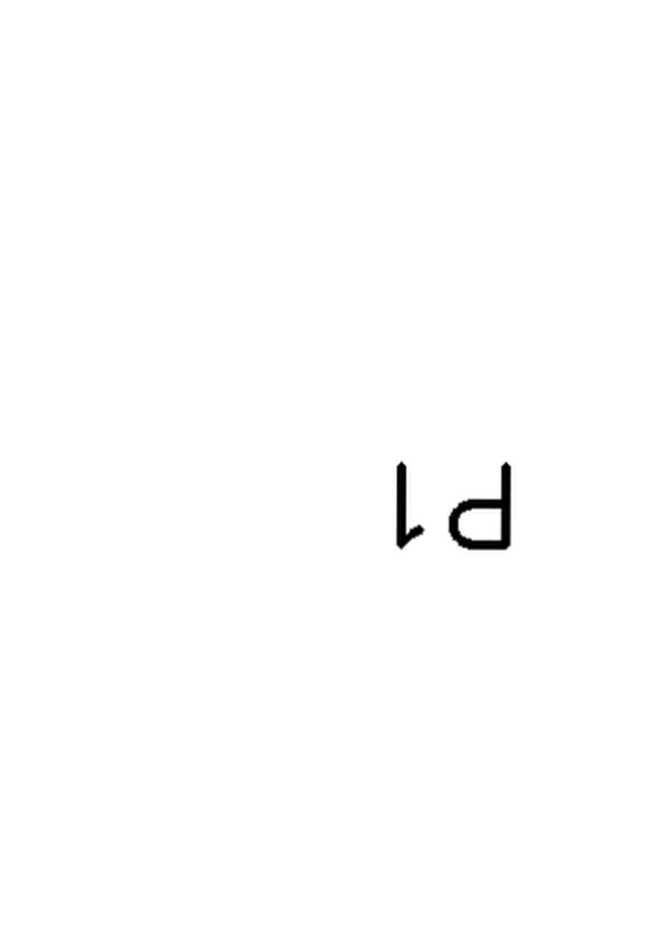
#> input picture paper_to_pdf/tests/goldens/page_00.png, 1311 x 1860 px (shown at 1/2 size)
$ python check_book_detection.py tests/goldens
#> lines starting #> are read from the running program, lines starting #| are printed output that depends on the picture; after the words box and inside, x2 and y2 are one past the last pixel; in counts of white or black regions, pixels touching at a corner belong together
### paper_to_pdf/page_detector.py
"""
page_detector.py
================
黒背景上の書籍スキャンに最適化された、境界検出・向き補正・ページ分割モジュール。
"""

from __future__ import annotations

import logging
import cv2
import numpy as np

logger = logging.getLogger(__name__)

# ──────────────────────────────────────────────
# 座標・透視変換
# ──────────────────────────────────────────────

def order_points(pts: np.ndarray) -> np.ndarray:
    """4点を [左上, 右上, 右下, 左下] の順に整列する。

    アルゴリズム:
        x+y が最小の点 = 左上、最大 = 右下
        y-x が最小の点 = 右上（大x・小y）、最大 = 左下（小x・大y）
    同じ点が複数コーナーに割り当てられた場合は重心からの角度で再整列する。
    """
    pts = pts.reshape(4, 2).astype("float32")
    s    = pts.sum(axis=1)           # x + y
    diff = pts[:, 1] - pts[:, 0]    # y - x

    idx_tl = np.argmin(s)
    idx_br = np.argmax(s)
    idx_tr = np.argmin(diff)
    idx_bl = np.argmax(diff)

    # 4点が重複なく選ばれているか確認（縮退四角形などへの防御）
    if len({idx_tl, idx_br, idx_tr, idx_bl}) == 4:
        return np.array([pts[idx_tl], pts[idx_tr], pts[idx_br], pts[idx_bl]], dtype="float32")

    # 縮退ケース: 重心からの角度でソートして時計回りに整列
    center = pts.mean(axis=0)
    angles = np.arctan2(pts[:, 1] - center[1], pts[:, 0] - center[0])
    order  = np.argsort(angles)   # 反時計回り (-π → π)
    pts_ccw = pts[order]
    # sum 最小点を左上に回転させる
    s_ccw   = pts_ccw.sum(axis=1)
    start   = int(np.argmin(s_ccw))
    pts_ccw = np.roll(pts_ccw, -start, axis=0)
    # 反時計回り [tl, bl, br, tr] → [tl, tr, br, bl] に変換
    tl, bl, br, tr = pts_ccw
    return np.array([tl, tr, br, bl], dtype="float32")

# [10 lines left out: function get_perspective_matrices, not called in this run]

def four_point_transform(image: np.ndarray, pts: np.ndarray) -> np.ndarray:
    M, _, bw, bh = get_perspective_matrices(pts)
    return cv2.warpPerspective(image, M, (bw, bh))

# ──────────────────────────────────────────────
# 境界検出 (黒背景・エッジマージン最適化)
# ──────────────────────────────────────────────

def detect_page_contour(image: np.ndarray, sensitivity: str = "medium") -> np.ndarray | None:
    """画像の端を無視し、内側の白い書籍領域を正確に抽出する。"""
    h, w = image.shape[:2]
    scale = 800.0 / max(h, w)
    small = cv2.resize(image, (int(w * scale), int(h * scale)))
    gray = cv2.cvtColor(small, cv2.COLOR_BGR2GRAY)

    # 1. 【重要】外周マージンの黒塗り
    # 画像の端 5% 範囲を強制的に背景とする。
    # 「もっと画像の隅から離れた範囲で探す」ための物理的制限。
    h_s, w_s = gray.shape
    m_h, m_w = int(h_s * 0.05), int(w_s * 0.05)
    cv2.rectangle(gray, (0, 0), (w_s, m_h), 0, -1)           # Top
    cv2.rectangle(gray, (0, h_s - m_h), (w_s, h_s), 0, -1)   # Bottom
    cv2.rectangle(gray, (0, 0), (m_w, h_s), 0, -1)           # Left
    cv2.rectangle(gray, (w_s - m_w, 0), (w_s, h_s), 0, -1)   # Right

    # 2. 強力なぼかしと厳格な二値化
    blur = cv2.GaussianBlur(gray, (11, 11), 0)
    # 大津の手法に加え、輝度 70 未満を背景として強制カット
    _, thresh_otsu = cv2.threshold(blur, 0, 255, cv2.THRESH_BINARY + cv2.THRESH_OTSU)
    _, thresh_fixed = cv2.threshold(blur, 70, 255, cv2.THRESH_BINARY)
    thresh = cv2.bitwise_and(thresh_otsu, thresh_fixed)

    # 3. クロージング処理で穴を埋める
    kernel = cv2.getStructuringElement(cv2.MORPH_RECT, (21, 21))
    mask = cv2.morphologyEx(thresh, cv2.MORPH_CLOSE, kernel, iterations=2)

    # 4. 輪郭抽出
    contours, _ = cv2.findContours(mask, cv2.RETR_EXTERNAL, cv2.CHAIN_APPROX_SIMPLE)
    if not contours:
        return None

    # 5. 中心に近く、面積が十分な輪郭を選択
    img_center = np.array([w_s / 2, h_s / 2])
    best_cnt = None
    max_score = -1

    for cnt in contours:
        area = cv2.contourArea(cnt)
        if area < (h_s * w_s * 0.15):
            continue

        # 中心のモーメントを計算
        # m00 は contourArea と同値であり、面積フィルタを通過した輪郭では通常ゼロにならない。
        # ただし浮動小数点実装の差異で稀に発生し得るため、ゼロ除算を防ぐ。
        M = cv2.moments(cnt)
        if M['m00'] <= 1e-6:  # pragma: no cover
            logger.warning("cv2.moments で m00 がゼロになりました (area=%.1f)。輪郭をスキップします。", area)
            continue
        cx = int(M['m10'] / M['m00'])
        cy = int(M['m01'] / M['m00'])
        if not (0 <= cx < w_s and 0 <= cy < h_s):  # pragma: no cover
            continue

        # スコア = 面積 / 中心からの距離 (中心に近い大きな島を優先)
        dist = np.linalg.norm(np.array([cx, cy]) - img_center)
        score = area / (1.0 + dist)

        if score > max_score:
            max_score = score
            best_cnt = cnt

    if best_cnt is None:
        return None

    # 6. 凸包から四隅の頂点を抽出
    hull = cv2.convexHull(best_cnt).reshape(-1, 2)
    s = hull.sum(axis=1)
    diff = np.diff(hull, axis=1)

    tl = hull[np.argmin(s)]
    br = hull[np.argmax(s)]
    tr = hull[np.argmin(diff)]
    bl = hull[np.argmax(diff)]

    pts = np.array([tl, tr, br, bl], dtype="float32")

    # 7. セーフティ・インセット (0.2% だけ追い込む — 大きすぎると文字見切れ)
    center = np.mean(pts, axis=0)
    for i in range(4):
        pts[i] = center + (pts[i] - center) * 0.998

    return (pts / scale).astype("float32")

# ──────────────────────────────────────────────
# 向き・綴じ目・順序
# ──────────────────────────────────────────────

# [170 lines left out: functions correct_orientation_robust, _seam_strategy_blank_page, _seam_strategy_bright_gap, _seam_strategy_brightness_min, find_center_seam, detect_writing_direction and 2 more, not called in this run]

### paper_to_pdf/check_book_detection.py
#!/usr/bin/env python3
"""
check_book_detection.py
=======================
書籍エリア抜き出し能力を評価するスクリプト。

各入力画像に対して 5 段階の検出手法を個別に試し、
どの手法が成功したか・検出エリアの品質を可視化・定量評価する。

使い方:
  python3 check_book_detection.py <input_folder> [--out-dir DIR]
"""

from __future__ import annotations

import argparse
import logging
import sys
from pathlib import Path

import cv2
import numpy as np

# page_detector の公開関数をインポート
from page_detector import (
    detect_page_contour,
    order_points,
    four_point_transform,
    trim_page_border,
)

logging.basicConfig(level=logging.INFO, format="%(message)s")
logger = logging.getLogger(__name__)

def _is_valid_quad(pts: np.ndarray | None, img_shape: tuple) -> bool:
    """検出クォッドが有効かどうかを簡易検証する。"""
    if pts is None or pts.shape != (4, 2):
        return False
    area_ratio = _quad_area_ratio(pts, img_shape)
    rect = _quad_rectangularity(pts)
    return 0.10 <= area_ratio <= 0.998 and rect >= 0.7


METHODS = [
    ("low",    lambda img: detect_page_contour(img, sensitivity="low")),
    ("medium", lambda img: detect_page_contour(img, sensitivity="medium")),
    ("high",   lambda img: detect_page_contour(img, sensitivity="high")),
]

# 各手法の表示色 (BGR)
METHOD_COLORS = {
    "low":    (0,   255, 128),   # 黄緑
    "medium": (0,   255, 255),   # シアン
    "high":   (0,   200,   0),   # 緑
}


# ──────────────────────────────────────────────
# 定量指標
# ──────────────────────────────────────────────

def _quad_area_ratio(pts: np.ndarray, img_shape: tuple) -> float:
    """検出クォッドの面積 / 画像面積 の比率。"""
    ordered = order_points(pts)
    x, y = ordered[:, 0], ordered[:, 1]
    area = 0.5 * abs(np.dot(x, np.roll(y, 1)) - np.dot(y, np.roll(x, 1)))
    return area / (img_shape[0] * img_shape[1])


def _quad_rectangularity(pts: np.ndarray) -> float:
    """
    クォッドの矩形度 (0〜1)。
    凸包面積 / 最小外接矩形面積。1.0 に近いほど矩形に近い。
    """
    ordered = order_points(pts).astype(np.float32)
    hull_area = cv2.contourArea(ordered)
    rect = cv2.minAreaRect(ordered)
    rect_area = rect[1][0] * rect[1][1]
    if rect_area < 1:
        return 0.0
    return min(1.0, hull_area / rect_area)


def _white_ratio_inside(image: np.ndarray, pts: np.ndarray) -> float:
    """
    検出クォッド内部の白ピクセル (輝度 >= 200) 比率。
    書籍ページは白比率が高い (≥ 50%) はず。
    """
    mask = np.zeros(image.shape[:2], dtype=np.uint8)
    ordered = order_points(pts).astype(np.int32)
    cv2.fillPoly(mask, [ordered], 255)
    gray = cv2.cvtColor(image, cv2.COLOR_BGR2GRAY)
    inside = gray[mask == 255]
    if len(inside) == 0:
        return 0.0
    return float(np.mean(inside >= 200))


# ──────────────────────────────────────────────
# 可視化
# ──────────────────────────────────────────────

# [90 lines left out: functions _draw_quad, make_detection_sheet, not called in this run]


# ──────────────────────────────────────────────
# 1 枚の画像を評価
# ──────────────────────────────────────────────

def evaluate_image(image: np.ndarray, img_name: str) -> list[dict]:
    results = []
    for method_name, detector in METHODS:
        pts = detector(image)
        valid = _is_valid_quad(pts, image.shape)

        entry: dict = {
            "method": method_name,
            "pts":    pts,
            "valid":  valid,
        }
        if pts is not None:
            entry["area_ratio"] = _quad_area_ratio(pts, image.shape)
            entry["rect"]       = _quad_rectangularity(pts)
            entry["white"]      = _white_ratio_inside(image, pts)
        else:
            entry["area_ratio"] = 0.0
            entry["rect"]       = 0.0
            entry["white"]      = 0.0

        results.append(entry)
    return results


# ──────────────────────────────────────────────
# サマリー出力
# ──────────────────────────────────────────────

def print_summary(img_name: str, results: list[dict]) -> bool:
    first_valid = next((r for r in results if r["valid"]), None)

    print(f"\n{'─'*65}")
    print(f"  画像: {img_name}")
    print(f"  {'手法':<20}  {'検出':^4}  {'有効':^4}  {'面積比':>6}  {'矩形度':>6}  {'白比率':>6}")
    print(f"  {'─'*60}")
    for r in results:
        det  = "○" if r["pts"] is not None else "×"
        val  = "○" if r["valid"] else ("△" if r["pts"] is not None else "×")
        print(
            f"  {r['method']:<20}  {det:^4}  {val:^4}  "
            f"{r['area_ratio']:>6.3f}  {r['rect']:>6.3f}  {r['white']:>6.3f}"
        )
    print(f"  {'─'*60}")
    if first_valid:
        print(f"  採用手法: {first_valid['method']}  "
              f"(面積比={first_valid['area_ratio']:.3f}, "
              f"矩形度={first_valid['rect']:.3f}, "
              f"白比率={first_valid['white']:.3f})")
    else:
        print("  !! 全手法が失敗 — フォールバック（輪郭なし）になります")

    return first_valid is not None


# ──────────────────────────────────────────────
# エントリポイント
# ──────────────────────────────────────────────

def run(input_folder: Path, out_dir: Path | None) -> bool:
    exts = {".jpg", ".jpeg", ".png", ".bmp", ".tiff", ".tif"}
    paths = sorted(p for p in input_folder.iterdir() if p.suffix.lower() in exts)
    if not paths:
        print("入力フォルダに画像が見つかりません:", input_folder)
        return False

    if out_dir:
        out_dir.mkdir(parents=True, exist_ok=True)

    all_ok = True
    print("=" * 65)
    print("  書籍エリア抜き出し能力チェック")
    print("  凡例: 面積比=0.25〜0.995 / 矩形度≥0.8 / 白比率≥0.5 が理想")
    print("=" * 65)

    for p in paths:
        image = cv2.imread(str(p))
#> image is the input picture: shape (1860, 1311, 3); min 0, max 255, mean 253.8
        if image is None:
            print(f"  [スキップ] 読み込み失敗: {p.name}")
            continue

        results = evaluate_image(image, p.name)
#> the loop in evaluate_image, `for method_name, detector in METHODS:` made 3 passes
#> pass 1, in detect_page_contour, `small = cv2.resize(image, (int(w * scale), int(h * scale)))`:
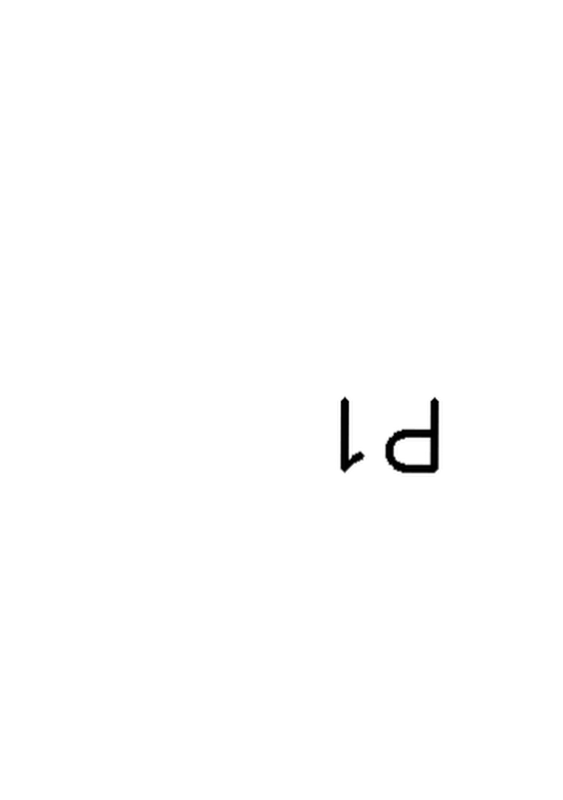
#> small: shape (800, 563, 3); min 0, max 255, mean 253.8
#> pass 1, in detect_page_contour, `blur = cv2.GaussianBlur(gray, (11, 11), 0)`:
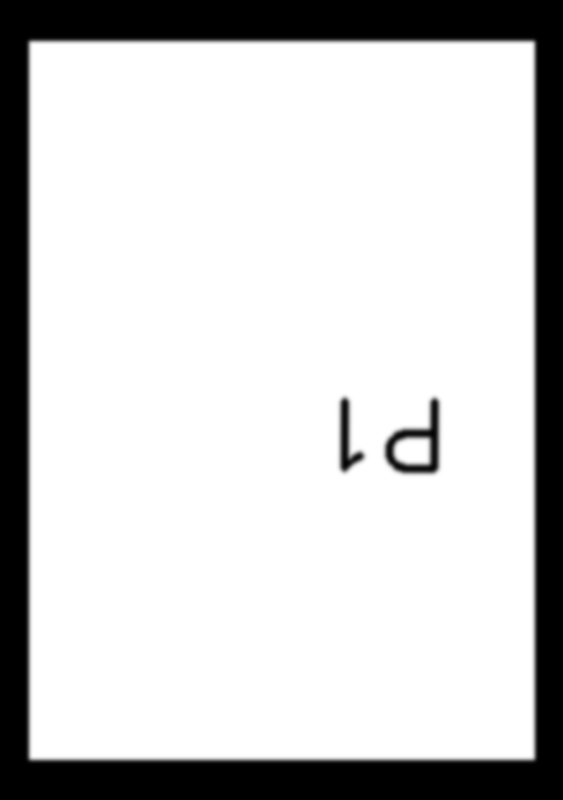
#> blur: shape (800, 563); min 0, max 255, mean 204.8
#> pass 1, in detect_page_contour, `_, thresh_otsu = cv2.threshold(blur, 0, 255, cv2.THRESH_BINARY + cv2.T..`:
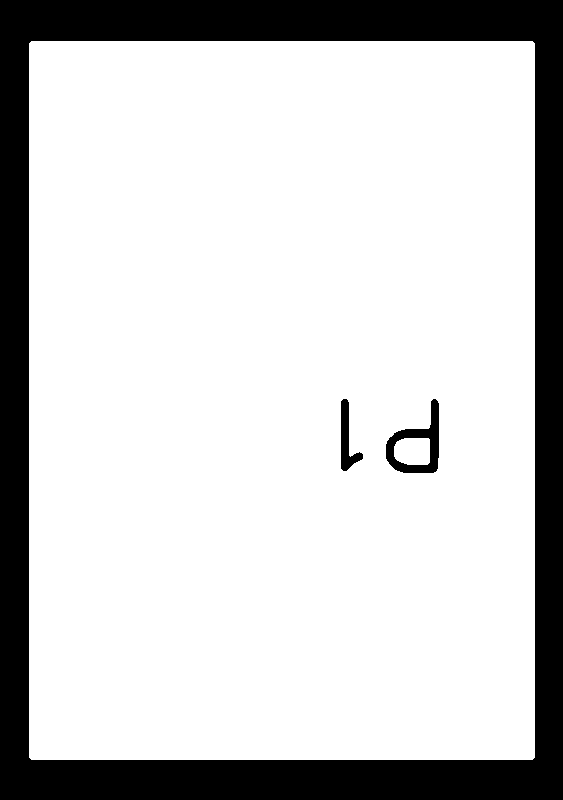
#> thresh_otsu: shape (800, 563); 80.3% white; 3 black regions, box (x1, y1, x2, y2) and area: (0, 0, 563, 800) 86598, (386, 399, 439, 473) 1458, (341, 399, 363, 471) 685
#> after the loop in evaluate_image, `for method_name, detector in METHODS:`: results = 3 items
#> results = 3 items
        ok = print_summary(p.name, results)
#> in print_summary, `first_valid = next((r for r in results if r["valid"]), None)`: first_valid = {'method': 'low', 'pts': [[68.6, 101.6], [1235.7, 96.99], [1240.4, 1758.4], [73.24, 1763]], 'valid': True, 'area_ratio': 0.795, 'rect': 0.999, 'white': 0.993}
#> the loop in print_summary, `for r in results:` made 3 passes
#|   low                    ○     ○     0.795   0.999   0.993
#|   medium                 ○     ○     0.795   0.999   0.993
#|   high                   ○     ○     0.795   0.999   0.993
#|   採用手法: low  (面積比=0.795, 矩形度=0.999, 白比率=0.993)
#> ok = True
        if not ok:
            all_ok = False

        if out_dir:
            sheet = make_detection_sheet(image, results, p.name)
            out_path = out_dir / f"detect_{p.stem}.png"
            cv2.imwrite(str(out_path), sheet)
            print(f"  → 可視化画像: {out_path}")
#> pass 2 of the loop in run, `for p in paths:`:
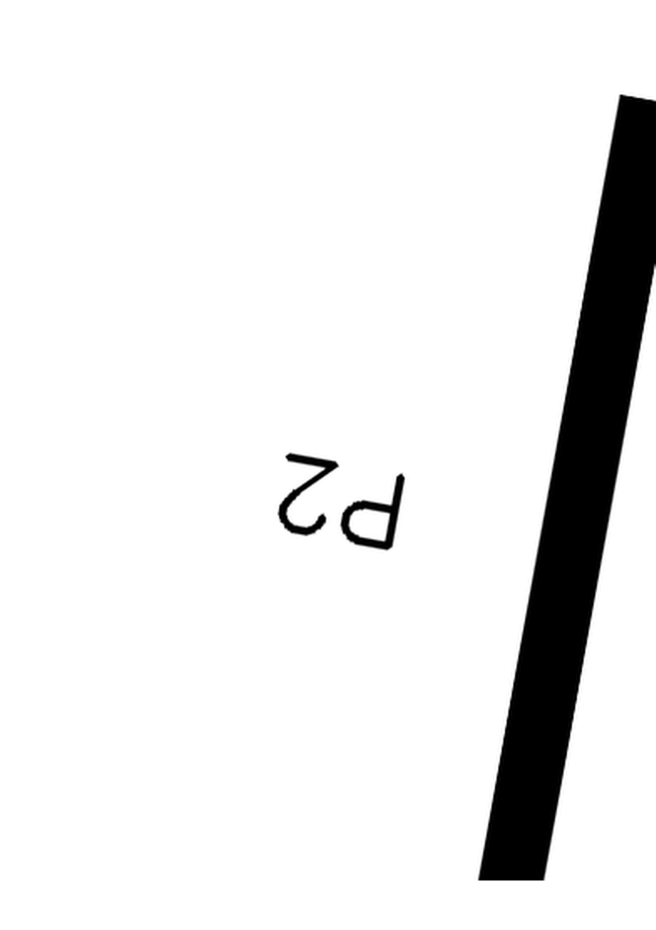
#> input picture paper_to_pdf/tests/goldens/page_01.png, 1311 x 1860 px (shown at 1/2 size)
#> in run, image is the input picture: shape (1860, 1311, 3); min 0, max 255, mean 233.3
#> the loop in evaluate_image (call 2), `for method_name, detector in METHODS:` made 3 passes
#> pass 1, in detect_page_contour (call 4), `blur = cv2.GaussianBlur(gray, (11, 11), 0)`:
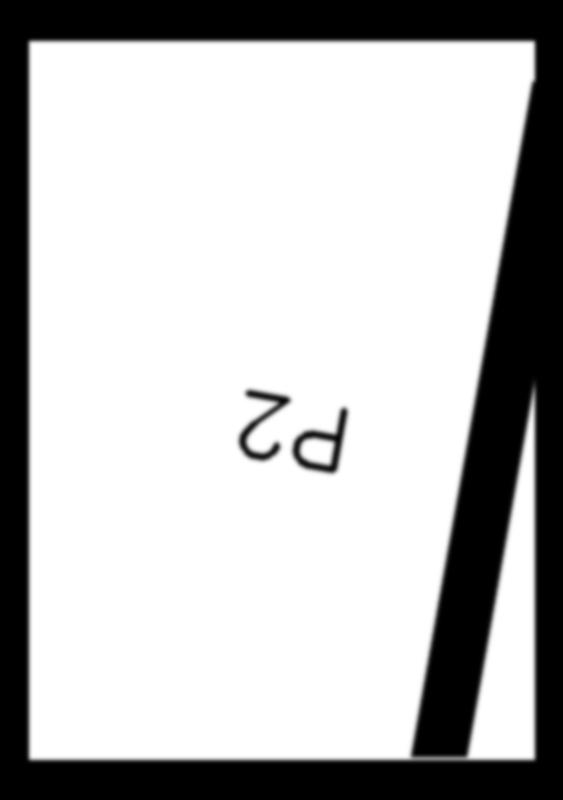
#> blur: shape (800, 563); min 0, max 255, mean 187.8
#> pass 1, in detect_page_contour (call 4), `_, thresh_otsu = cv2.threshold(blur, 0, 255, cv2.THRESH_BINARY + cv2.T..`:
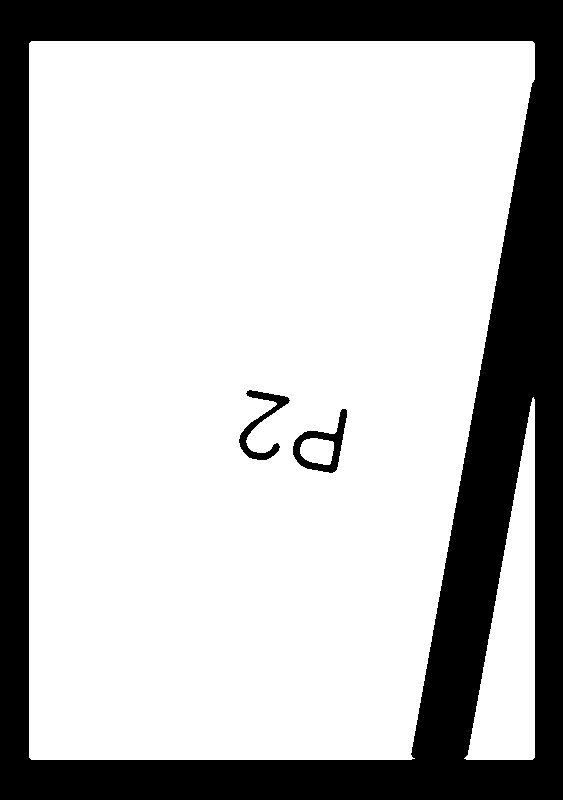
#> thresh_otsu: shape (800, 563); 73.6% white; 3 black regions, box (x1, y1, x2, y2) and area: (0, 0, 563, 800) 116913, (293, 409, 347, 473) 1084, (239, 390, 290, 460) 943
#> the loop in print_summary (call 2), `for r in results:` made 3 passes
#|   low                    ○     ○     0.701   0.880   0.992
#|   medium                 ○     ○     0.701   0.880   0.992
#|   high                   ○     ○     0.701   0.880   0.992
#|   採用手法: low  (面積比=0.701, 矩形度=0.880, 白比率=0.992)

    print("=" * 65)
    print(f"  総合: {'全画像で書籍エリア検出成功' if all_ok else '一部画像で検出失敗あり'}")
    print("=" * 65)
    return all_ok


def main():
    parser = argparse.ArgumentParser()
    parser.add_argument("input_folder", type=Path)
    parser.add_argument("--out-dir", type=Path, default=None)
    args = parser.parse_args()
    ok = run(args.input_folder, args.out_dir)
    sys.exit(0 if ok else 1)
#> (the program exits here)
